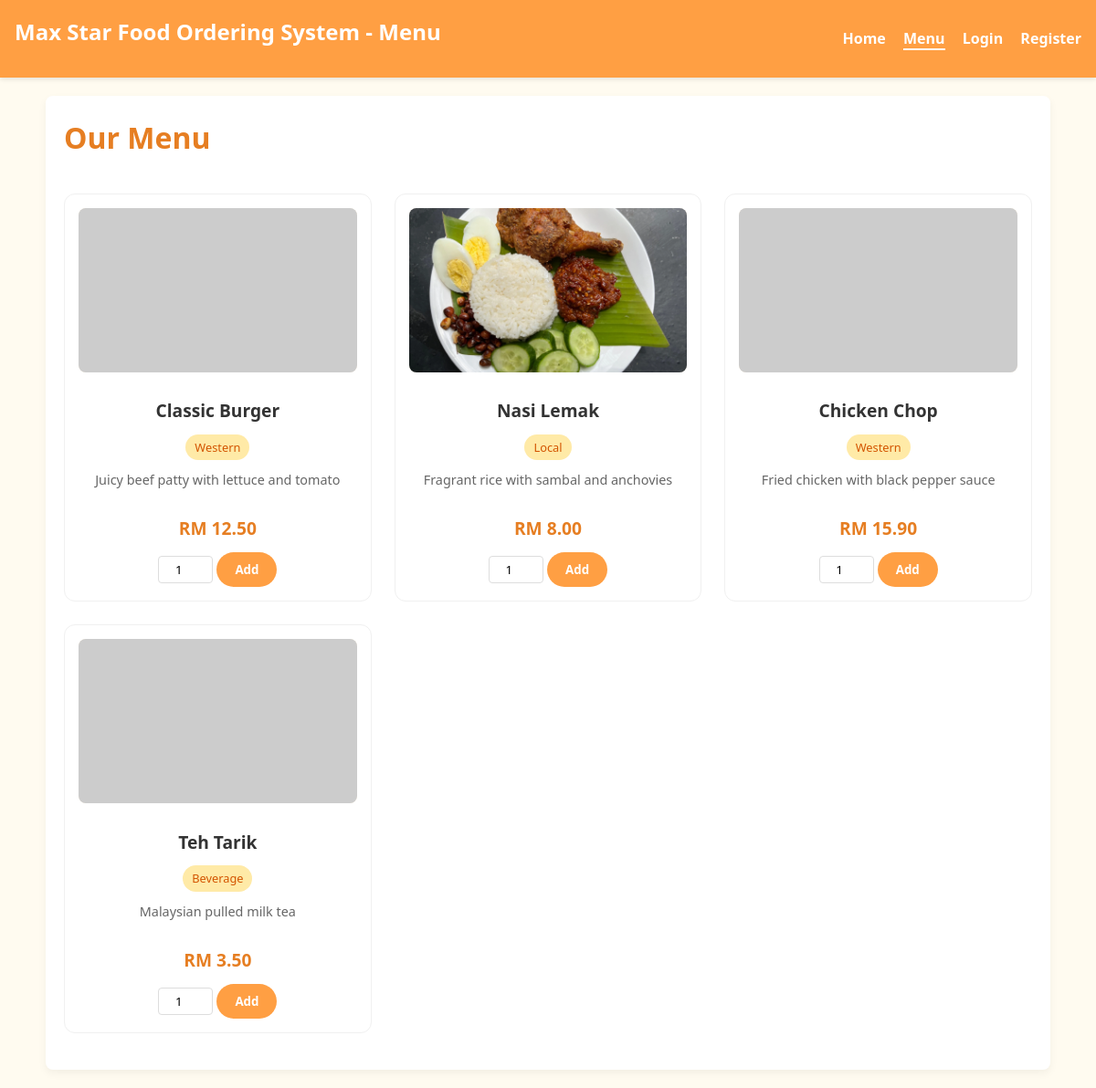
Page /menu.php on the committed database.
### tables this page shows
CREATE TABLE IF NOT EXISTS food_items (
  food_id int(11) NOT NULL AUTO_INCREMENT,
  name varchar(100) NOT NULL,
  description text DEFAULT NULL,
  price decimal(10,2) NOT NULL,
  image_path varchar(255) DEFAULT NULL,
  category varchar(50) DEFAULT NULL,
  is_active tinyint(1) DEFAULT 1,
  PRIMARY KEY (food_id)
);

### menu.php (the view, shortened to what this page needs)
<?php
include('config/db_connect.php');
$sql = "SELECT * FROM food_items WHERE is_active = 1";
$result = mysqli_query($conn, $sql);
?>
<!DOCTYPE html>
<html lang="en">
<head>
    <link rel="stylesheet" href="assets/member_style.css">
</head>
<body>
    <nav class="navbar">
        <div class="logo"><h2>Max Star Food Ordering System - Menu</h2></div>
        <div class="nav-links">
            <a href="index.php">Home</a>
            <a href="menu.php"style="color: white; border-bottom: 2px solid white;">Menu</a>
            <?php if(isset($_SESSION['user_id'])): ?>
                <?php
                    $count = 0;
                    if(isset($_SESSION['cart'])) {
                        foreach($_SESSION['cart'] as $item) {
                            $count += $item['quantity'];
                        }
                    }
                ?>
                <a href="cart.php">Cart (<?php echo $count; ?>)</a>
                <a href="logout.php">Logout (<?php echo $_SESSION['username']; ?>)</a>
            <?php else: ?>
                <a href="login.php">Login</a>
                <a href="register.php">Register</a>
            <?php endif; ?>
        </div>
    </nav>
    <div class="container">
        <h1>Our Menu</h1>
        <div class="food-grid">
            <?php if(mysqli_num_rows($result) > 0): ?>
                <?php while($food = mysqli_fetch_assoc($result)): ?>
                    <form action="menu.php" method="POST" class="food-card">
                        <?php
                            $img_src = $food['image_path'];
                            if (!empty($img_src) && strpos($img_src, 'http') !== 0) {
                                $img_src = "assets/images/" . $img_src;
                            }
                        ?>
                        <img src="<?php echo $img_src; ?>" alt="<?php echo htmlspecialchars($food['name']); ?>"
                             onerror="this.src='https://via.placeholder.com/250x180?text=Food';">
                        <h3><?php echo htmlspecialchars($food['name']); ?></h3>
                        <span class="category"><?php echo htmlspecialchars($food['category']); ?></span>
                        <p style="font-size: 0.9em; color: #666; height: 50px; overflow: hidden;">
                            <?php echo htmlspecialchars($food['description']); ?>
                        </p>
                        <span class="price">RM <?php echo number_format($food['price'], 2); ?></span>
                        <div style="margin-top: 10px;">
                            <input type="number" name="quantity" value="1" min="1" max="10">
                            <button type="submit" name="add_to_cart" class="btn">Add</button>
                        </div>
                    </form>
                <?php endwhile; ?>
            <?php else: ?>
                <p>No food items available at the moment.</p>
            <?php endif; ?>
        </div>
    </div>
</body>
</html>

### assets/member_style.css (style rules this page uses)
* { box-sizing: border-box; margin: 0; padding: 0; font-family: 'Segoe UI', Tahoma, Geneva, Verdana, sans-serif; }
body { background-color: #fffbf0; color: #333; line-height: 1.6; }
.navbar { background-color: #ff9f43; padding: 1rem; display: flex; justify-content: space-between; align-items: center; color: white; box-shadow: 0 2px 5px rgba(0,0,0,0.1); }
.navbar .logo h2 { font-size: 1.5rem; color: white; }
.navbar a { color: white; text-decoration: none; margin-left: 15px; font-weight: bold; font-size: 1rem; transition: color 0.2s; }
.container { max-width: 1100px; margin: 20px auto; padding: 20px; background: white; min-height: 80vh; border-radius: 8px; box-shadow: 0 4px 10px rgba(0,0,0,0.05); }
h1, h2, h3 { margin-bottom: 15px; color: #e67e22; }
.btn { display: inline-block; background: #ff9f43; color: #fff; padding: 10px 20px; border: none; cursor: pointer; text-decoration: none; border-radius: 25px; font-weight: bold; transition: background 0.3s; }
.food-grid { display: grid; grid-template-columns: repeat(auto-fill, minmax(250px, 1fr)); gap: 25px; padding: 20px 0; }
.food-card { background: white; border: 1px solid #f0f0f0; border-radius: 12px; padding: 15px; text-align: center; transition: transform 0.2s, box-shadow 0.2s; overflow: hidden; }
.food-card img { width: 100%; height: 180px; object-fit: cover; border-radius: 8px; margin-bottom: 10px; background-color: #fff3e0; }
.food-card h3 { font-size: 1.2rem; margin: 10px 0; color: #333; }
.food-card .price { font-size: 1.2rem; color: #e67e22; font-weight: bold; margin-bottom: 10px; display: block; }
.food-card .category { font-size: 0.8rem; color: #d35400; background: #ffeaa7; padding: 4px 10px; border-radius: 15px; display: inline-block; margin-bottom: 10px; }
.food-card input[type="number"] { width: 60px; padding: 5px; text-align: center; border: 1px solid #ddd; border-radius: 4px; }

### rows in the picture
food_items: name "Classic Burger", category "Western", description "Juicy beef patty with lettuce and tomato", price "12.50"
food_items: shows a picture, name "Nasi Lemak", category "Local", description "Fragrant rice with sambal and anchovies", price "8.00"
food_items: name "Chicken Chop", category "Western", description "Fried chicken with black pepper sauce", price "15.90"
food_items: name "Teh Tarik", category "Beverage", description "Malaysian pulled milk tea", price "3.50"
